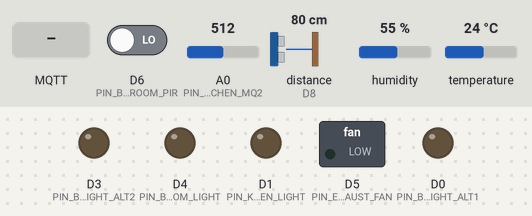
Bench run of a sketch on a simulated ESP8266 (NodeMCU). On the bench: switched loads named in the sketch (green lamp = pin HIGH), output pins drawn as LEDs (lit = HIGH). Wiring (inferred from the names in the program): ultrasonic range finder: trigger D7; echo D8. The test bench sets the inputs (shaded band); at power-on: D6 (PIN_BATHROOM_PIR) LOW, A0 (PIN_KITCHEN_MQ2) = 512, distance to the obstacle (sensor on D8) 80 cm, humidity 55 %, temperature 24 °C. The echo pulse lasts 58.3 µs per cm; WiFi joins after 1.5 s; servers stay silent unless stated; random numbers use the default seed unless the sketch sets one; no MQTT or app messages arrive unless stated; pins used as bus, display or sensor lines are not drawn; what the sketch prints to the serial monitor is not drawn.

Above: at 0.0 s.
At 3.2 s:
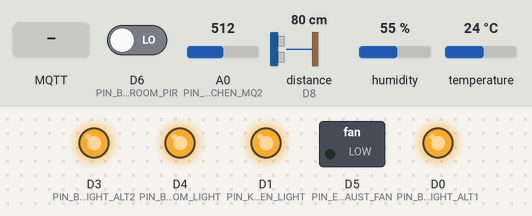
3.3 s: MQTT message "1" arrives on the second subscribed topic
At 3.8 s:
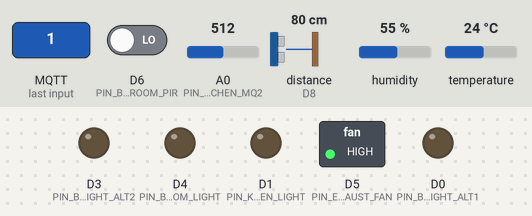
4.8 s: MQTT message "1" arrives on the first subscribed topic
Timing chart, 0 to 7.8 s (numbered marks = the images above; inputs shaded):
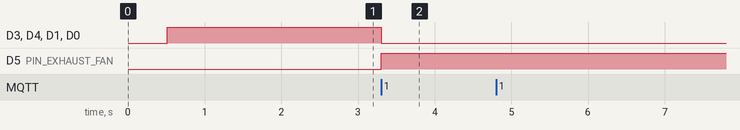

The sketch:

zone2.ino
```cpp
#include <Arduino.h>
#include <ESP8266WiFi.h>
#include <PubSubClient.h>
#include <DHT.h>

// ================================================================
// PROJECT AURA - ESP8266 NODE 2 (Zone 2 Controller)
// Kitchen & Bathroom Controller
// Bathroom Light migrated to GPIO 2 (D4) with multi-pin mirroring
// ================================================================

const char* WIFI_SSID = "Nothing Phone (3a)_Isan";
const char* WIFI_PASS = "chog1869";

const char* MQTT_BROKER = "172.16.133.140";
const int MQTT_PORT = 1883;

const char* TOPIC_TELEMETRY = "aura/telemetry/node2";
const char* TOPIC_CONTROL   = "aura/control/node2";
const char* TOPIC_STATUS    = "aura/status/node2";
const char* TOPIC_EMERGENCY = "aura/emergency";

// Hardware Pinout Definitions (ESP8266 NodeMCU)
#define PIN_KITCHEN_MQ2     A0   // ADC0
#define PIN_KITCHEN_LIGHT   5    // D1 (GPIO 5)
#define PIN_DHT_DATA        4    // D2 (GPIO 4)
#define PIN_EXHAUST_FAN     14   // D5 (GPIO 14, PWM)

#define PIN_BATHROOM_PIR    12   // D6 (GPIO 12)
#define PIN_BATHROOM_US_TRIG 13  // D7 (GPIO 13)
#define PIN_BATHROOM_US_ECHO 15  // D8 (GPIO 15)

// Bathroom Light Pins:
// Migrated from weak/RTC GPIO 16 (D0) to GPIO 2 (D4).
// Also mirrored on GPIO 16 (D0) and GPIO 0 (D3) to guarantee switching
#define PIN_BATHROOM_LIGHT      2   // D4 (GPIO 2) — PRIMARY RELIABLE PIN
#define PIN_BATHROOM_LIGHT_ALT1 16  // D0 (GPIO 16) — LEGACY BACKWARD COMPATIBLE
#define PIN_BATHROOM_LIGHT_ALT2 0   // D3 (GPIO 0) — SECONDARY ALTERNATIVE

#define DHTTYPE DHT11
DHT dht(PIN_DHT_DATA, DHTTYPE);

WiFiClient espClient;
PubSubClient mqttClient(espClient);

unsigned long lastTelemetryTime = 0;
const unsigned long TELEMETRY_INTERVAL_MS = 1000;

bool kitchenLightState = false;
bool bathroomLightState = false;
int exhaustFanPwm = 0;
String lastCommandId = "";

void setupWiFi() {
  Serial.println();
  Serial.print("[WiFi] Connecting to: ");
  Serial.println(WIFI_SSID);

  WiFi.mode(WIFI_STA);
  WiFi.begin(WIFI_SSID, WIFI_PASS);

  while (WiFi.status() != WL_CONNECTED) {
    delay(500);
    Serial.print(".");
  }

  Serial.println();
  Serial.println("[WiFi] Connected");
  Serial.print("[WiFi] IP: ");
  Serial.println(WiFi.localIP());
}

void setExhaustFanSpeed(int percent) {
  percent = constrain(percent, 0, 100);
  exhaustFanPwm = map(percent, 0, 100, 0, 255);

  analogWrite(PIN_EXHAUST_FAN, exhaustFanPwm);

  Serial.print("[Fan] Speed: ");
  Serial.print(percent);
  Serial.print("% PWM: ");
  Serial.println(exhaustFanPwm);
}

// RELAY / LED POLARITY:
// Inverted active-LOW relay / LED boards (LOW = ON, HIGH = OFF)
// Fixes reversed light behavior where OFF turned LED on and ON turned LED off.
const bool RELAY_ACTIVE_LOW = true;

inline void setRelay(int pin, bool state) {
  if (RELAY_ACTIVE_LOW) {
    digitalWrite(pin, state ? LOW : HIGH);
  } else {
    digitalWrite(pin, state ? HIGH : LOW);
  }
}

inline void setBathroomLight(bool state) {
  bathroomLightState = state;
  setRelay(PIN_BATHROOM_LIGHT, state);
  setRelay(PIN_BATHROOM_LIGHT_ALT1, state);
  setRelay(PIN_BATHROOM_LIGHT_ALT2, state);
  Serial.printf("[Actuator] Bathroom Light -> %s (GPIO 2, 16, 0)\n", state ? "ON" : "OFF");
}

// Robust JSON value extractors
int extractInt(const String& msg, const String& key) {
  int idx = msg.indexOf(key);
  if (idx < 0) return -1;
  int start = idx + key.length();
  while (start < msg.length() && (msg[start] == ':' || msg[start] == ' ' || msg[start] == '\"')) {
    start++;
  }
  return msg.substring(start).toInt();
}

bool hasTrue(const String& msg, const String& key) {
  int idx = msg.indexOf(key);
  if (idx < 0) return false;
  int end = msg.indexOf(',', idx);
  if (end < 0) end = msg.indexOf('}', idx);
  if (end < 0) end = msg.length();
  String sub = msg.substring(idx, end);
  return (sub.indexOf("true") >= 0 || sub.indexOf("1") >= 0);
}

bool hasFalse(const String& msg, const String& key) {
  int idx = msg.indexOf(key);
  if (idx < 0) return false;
  int end = msg.indexOf(',', idx);
  if (end < 0) end = msg.indexOf('}', idx);
  if (end < 0) end = msg.length();
  String sub = msg.substring(idx, end);
  return (sub.indexOf("false") >= 0 || sub.indexOf("0") >= 0);
}

String extractString(const String& msg, const String& key) {
  int idx = msg.indexOf(key);
  if (idx < 0) return "";
  int start = msg.indexOf(':', idx);
  if (start < 0) return "";
  start++;
  while (start < msg.length() && (msg[start] == ' ' || msg[start] == '\"')) {
    start++;
  }
  int end = start;
  while (end < msg.length() && msg[end] != '\"' && msg[end] != ',' && msg[end] != '}') {
    end++;
  }
  return msg.substring(start, end);
}

void publishActuatorStatus() {
  if (!mqttClient.connected()) return;
  int exhaustPct = map(exhaustFanPwm, 0, 255, 0, 100);
  String payload = "{";
  payload += "\"node_id\":\"esp8266_node2\",";
  if (lastCommandId.length() > 0) {
    payload += "\"command_id\":\"" + lastCommandId + "\",";
    payload += "\"status\":\"EXECUTED\",";
  }
  payload += "\"actuators\":{";
  payload += "\"kitchen_light\":" + String(kitchenLightState ? "true" : "false") + ",";
  payload += "\"bathroom_light\":" + String(bathroomLightState ? "true" : "false") + ",";
  payload += "\"exhaust_fan_speed_pct\":" + String(exhaustPct);
  payload += "}";
  payload += "}";
  mqttClient.publish(TOPIC_STATUS, payload.c_str());
  Serial.print("[Status Acknowledged] ");
  Serial.println(payload);
}

void onMqttMessage(char* topic, byte* payload, unsigned int length) {
  String message = "";
  for (unsigned int i = 0; i < length; i++) {
    message += (char)payload[i];
  }

  Serial.print("[MQTT] ");
  Serial.print(topic);
  Serial.print(" : ");
  Serial.println(message);

  if (String(topic) == TOPIC_CONTROL) {
    String cmdId = extractString(message, "\"command_id\"");
    if (cmdId.length() > 0) {
      lastCommandId = cmdId;
    }

    // Kitchen Light
    if (hasTrue(message, "\"kitchen_light\"")) {
      kitchenLightState = true;
      setRelay(PIN_KITCHEN_LIGHT, true);
      Serial.println("[Actuator] Kitchen Light -> ON");
    }
    else if (hasFalse(message, "\"kitchen_light\"")) {
      kitchenLightState = false;
      setRelay(PIN_KITCHEN_LIGHT, false);
      Serial.println("[Actuator] Kitchen Light -> OFF");
    }

    // Bathroom Light (Updated pin routing)
    if (hasTrue(message, "\"bathroom_light\"")) {
      setBathroomLight(true);
    }
    else if (hasFalse(message, "\"bathroom_light\"")) {
      setBathroomLight(false);
    }

    // Exhaust Fan
    int fanSpeed = extractInt(message, "\"exhaust_fan_speed_pct\"");
    if (fanSpeed >= 0) {
      setExhaustFanSpeed(fanSpeed);
    }
    else if (hasTrue(message, "\"exhaust_fan\"")) {
      setExhaustFanSpeed(100);
    }
    else if (hasFalse(message, "\"exhaust_fan\"")) {
      setExhaustFanSpeed(0);
    }
    publishActuatorStatus();
  }

  if (String(topic) == TOPIC_EMERGENCY) {
    Serial.println("[EMERGENCY] Safety mode activated");
    setRelay(PIN_KITCHEN_LIGHT, true);
    setBathroomLight(true);
    kitchenLightState = true;
    setExhaustFanSpeed(100);
    publishActuatorStatus();
  }
}

void reconnectMQTT() {
  while (!mqttClient.connected()) {
    Serial.print("[MQTT] Connecting...");
    String clientId = "AURA-ESP8266-Node2-" + String(random(0xffff), HEX);

    if (mqttClient.connect(clientId.c_str())) {
      Serial.println(" Connected");
      mqttClient.subscribe(TOPIC_CONTROL);
      mqttClient.subscribe(TOPIC_EMERGENCY);
      publishActuatorStatus();
      Serial.println("[MQTT] Subscribed");
    }
    else {
      Serial.print(" Failed rc=");
      Serial.println(mqttClient.state());
      delay(2000);
    }
  }
}

float measureBathroomDistance() {
  digitalWrite(PIN_BATHROOM_US_TRIG, LOW);
  delayMicroseconds(2);
  digitalWrite(PIN_BATHROOM_US_TRIG, HIGH);
  delayMicroseconds(10);
  digitalWrite(PIN_BATHROOM_US_TRIG, LOW);

  long duration = pulseIn(PIN_BATHROOM_US_ECHO, HIGH, 25000);
  if (duration == 0) return 400.0;
  return (duration * 0.0343) / 2.0;
}

void setup() {
  Serial.begin(115200);
  delay(500);

  Serial.println();
  Serial.println("==========================================================");
  Serial.println("PROJECT AURA - ESP8266 NODE 2 (Zone 2 Controller)");
  Serial.println("Kitchen & Bathroom • Bathroom Light on D4/GPIO 2");
  Serial.println("==========================================================");

  pinMode(PIN_KITCHEN_LIGHT, OUTPUT);
  setRelay(PIN_KITCHEN_LIGHT, false);

  pinMode(PIN_EXHAUST_FAN, OUTPUT);
  analogWriteRange(255);
  analogWriteFreq(1000);
  analogWrite(PIN_EXHAUST_FAN, 0);

  pinMode(PIN_BATHROOM_PIR, INPUT);

  pinMode(PIN_BATHROOM_US_TRIG, OUTPUT);
  digitalWrite(PIN_BATHROOM_US_TRIG, LOW);
  pinMode(PIN_BATHROOM_US_ECHO, INPUT);

  // Bathroom Light Pins setup
  pinMode(PIN_BATHROOM_LIGHT, OUTPUT);
  pinMode(PIN_BATHROOM_LIGHT_ALT1, OUTPUT);
  pinMode(PIN_BATHROOM_LIGHT_ALT2, OUTPUT);
  setBathroomLight(false);

  dht.begin();
  setupWiFi();

  mqttClient.setServer(MQTT_BROKER, MQTT_PORT);
  mqttClient.setCallback(onMqttMessage);
  mqttClient.setBufferSize(512);

  reconnectMQTT();
}

void loop() {
  if (!mqttClient.connected()) {
    reconnectMQTT();
  }
  mqttClient.loop();

  unsigned long now = millis();
  if (now - lastTelemetryTime >= TELEMETRY_INTERVAL_MS) {
    lastTelemetryTime = now;

    int rawGas = analogRead(PIN_KITCHEN_MQ2);
    int mappedGas = constrain(map(rawGas, 0, 1023, 100, 2000), 100, 2000);

    float temp = dht.readTemperature();
    float hum = dht.readHumidity();

    if (isnan(temp)) temp = 24.5;
    if (isnan(hum)) hum = 55.0;

    bool bathOcc = (digitalRead(PIN_BATHROOM_PIR) == HIGH);
    float bathDist = measureBathroomDistance();

    String payload = "{";
    payload += "\"node_id\":\"esp8266_node2\",";
    payload += "\"kitchen\":{";
    payload += "\"gas_ppm\":" + String(mappedGas) + ",";
    payload += "\"temperature_c\":" + String(temp, 1) + ",";
    payload += "\"humidity_pct\":" + String(hum, 1);
    payload += "},";
    payload += "\"bathroom\":{";
    payload += "\"occupancy\":" + String(bathOcc ? "true" : "false") + ",";
    payload += "\"obstacle_distance_cm\":" + String(bathDist, 1);
    payload += "}";
    payload += "}";

    mqttClient.publish(TOPIC_TELEMETRY, payload.c_str());
  }
}
```

Measured:
- after the input at 3.3 s, D3 (PIN_BATHROOM_LIGHT_ALT2), D4 (PIN_BATHROOM_LIGHT), D1 (PIN_KITCHEN_LIGHT), D0 (PIN_BATHROOM_LIGHT_ALT1): HIGH → LOW at once; D5 (PIN_EXHAUST_FAN): LOW → HIGH at once
- after the input at 4.8 s, every drawn part: stays the same
